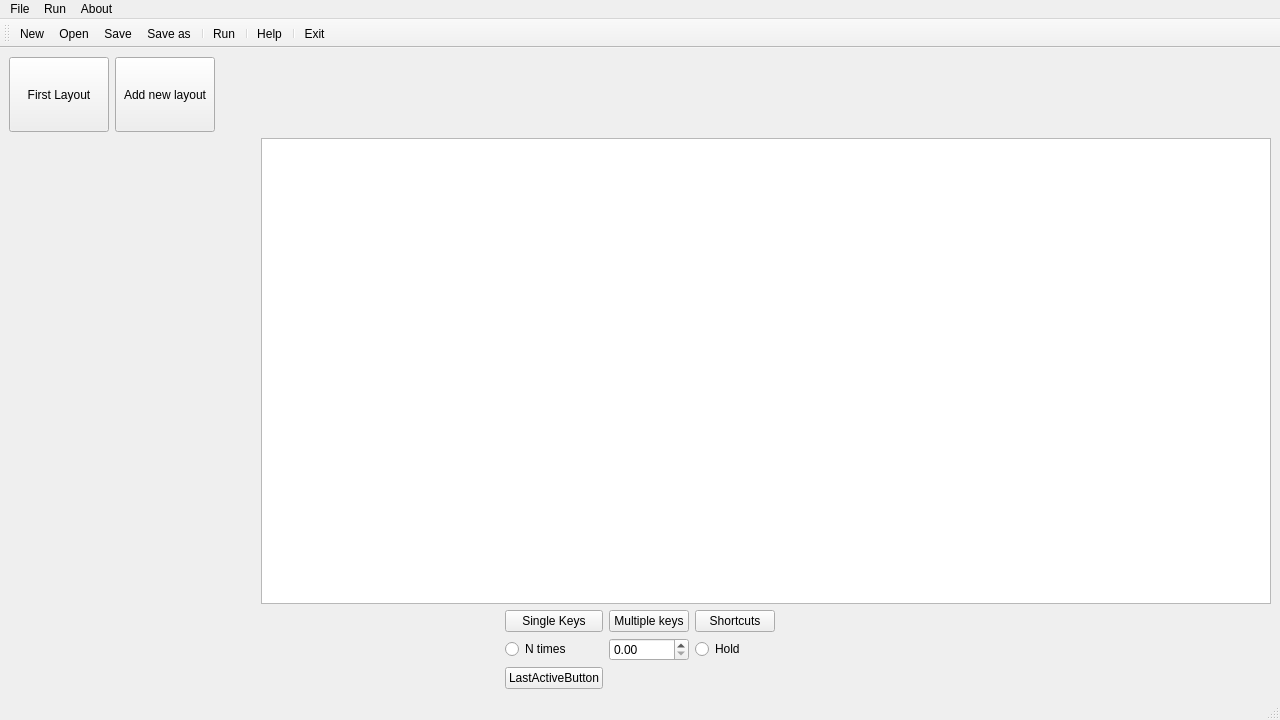
<?xml version="1.0" encoding="UTF-8"?>
<ui version="4.0">
 <class>MainWindow</class>
 <widget class="QMainWindow" name="MainWindow">
  <property name="geometry">
   <rect>
    <x>0</x>
    <y>0</y>
    <width>1280</width>
    <height>720</height>
   </rect>
  </property>
  <property name="minimumSize">
   <size>
    <width>1280</width>
    <height>720</height>
   </size>
  </property>
  <property name="windowTitle">
   <string>SmartKeyboard</string>
  </property>
  <property name="windowIcon">
   <iconset resource="resources.qrc">
    <normaloff>:/resources/keyboard.png</normaloff>:/resources/keyboard.png</iconset>
  </property>
  <widget class="QWidget" name="centralwidget">
   <layout class="QGridLayout" name="gridLayout_2" rowstretch="2,7,3" columnstretch="0">
    <property name="sizeConstraint">
     <enum>QLayout::SetDefaultConstraint</enum>
    </property>
    <item row="1" column="0">
     <layout class="QHBoxLayout" name="mainWidget" stretch="1,10,4">
      <item>
       <layout class="QVBoxLayout" name="Rows" stretch="">
        <property name="spacing">
         <number>0</number>
        </property>
        <property name="sizeConstraint">
         <enum>QLayout::SetDefaultConstraint</enum>
        </property>
       </layout>
      </item>
      <item>
       <layout class="QGridLayout" name="KeyboardSettings">
        <property name="sizeConstraint">
         <enum>QLayout::SetDefaultConstraint</enum>
        </property>
        <property name="spacing">
         <number>0</number>
        </property>
       </layout>
      </item>
      <item>
       <layout class="QVBoxLayout" name="Terminal" stretch="0">
        <property name="spacing">
         <number>0</number>
        </property>
        <property name="sizeConstraint">
         <enum>QLayout::SetDefaultConstraint</enum>
        </property>
        <item>
         <widget class="QListView" name="listView">
          <property name="enabled">
           <bool>true</bool>
          </property>
         </widget>
        </item>
       </layout>
      </item>
     </layout>
    </item>
    <item row="2" column="0">
     <layout class="QGridLayout" name="Settings" columnstretch="0,0,0,0,0">
      <item row="2" column="3">
       <widget class="QRadioButton" name="Hold">
        <property name="text">
         <string>Hold</string>
        </property>
       </widget>
      </item>
      <item row="0" column="2">
       <widget class="QPushButton" name="MultipleKeys">
        <property name="text">
         <string>Multiple keys</string>
        </property>
       </widget>
      </item>
      <item row="2" column="2">
       <widget class="QDoubleSpinBox" name="period"/>
      </item>
      <item row="0" column="1">
       <widget class="QPushButton" name="SingleKeys">
        <property name="text">
         <string>Single Keys</string>
        </property>
       </widget>
      </item>
      <item row="2" column="1">
       <widget class="QRadioButton" name="NTimes">
        <property name="text">
         <string>N times</string>
        </property>
       </widget>
      </item>
      <item row="0" column="0">
       <spacer name="horizontalSpacer_2">
        <property name="orientation">
         <enum>Qt::Horizontal</enum>
        </property>
        <property name="sizeHint" stdset="0">
         <size>
          <width>40</width>
          <height>20</height>
         </size>
        </property>
       </spacer>
      </item>
      <item row="0" column="4">
       <spacer name="horizontalSpacer_3">
        <property name="orientation">
         <enum>Qt::Horizontal</enum>
        </property>
        <property name="sizeHint" stdset="0">
         <size>
          <width>40</width>
          <height>20</height>
         </size>
        </property>
       </spacer>
      </item>
      <item row="0" column="3">
       <widget class="QPushButton" name="ShortCuts">
        <property name="text">
         <string>Shortcuts</string>
        </property>
       </widget>
      </item>
      <item row="3" column="1">
       <widget class="QPushButton" name="ActiveButton">
        <property name="text">
         <string>LastActiveButton</string>
        </property>
       </widget>
      </item>
     </layout>
    </item>
    <item row="0" column="0">
     <layout class="QHBoxLayout" name="LayoutsManager">
      <item>
       <widget class="QPushButton" name="FirstLayout">
        <property name="minimumSize">
         <size>
          <width>100</width>
          <height>75</height>
         </size>
        </property>
        <property name="text">
         <string>First Layout</string>
        </property>
       </widget>
      </item>
      <item>
       <widget class="QPushButton" name="AddLayout">
        <property name="minimumSize">
         <size>
          <width>100</width>
          <height>75</height>
         </size>
        </property>
        <property name="text">
         <string>Add new layout</string>
        </property>
       </widget>
      </item>
      <item>
       <spacer name="horizontalSpacer">
        <property name="orientation">
         <enum>Qt::Horizontal</enum>
        </property>
        <property name="sizeHint" stdset="0">
         <size>
          <width>40</width>
          <height>20</height>
         </size>
        </property>
       </spacer>
      </item>
     </layout>
    </item>
   </layout>
  </widget>
  <widget class="QMenuBar" name="menubar">
   <property name="geometry">
    <rect>
     <x>0</x>
     <y>0</y>
     <width>1280</width>
     <height>21</height>
    </rect>
   </property>
   <widget class="QMenu" name="menufIL">
    <property name="title">
     <string>File</string>
    </property>
    <addaction name="actionNew"/>
    <addaction name="actionOpen"/>
    <addaction name="actionSave"/>
    <addaction name="actionSave_as"/>
    <addaction name="separator"/>
    <addaction name="actionExit"/>
   </widget>
   <widget class="QMenu" name="menuRun">
    <property name="title">
     <string>Run</string>
    </property>
    <addaction name="actionRun"/>
   </widget>
   <widget class="QMenu" name="menuAbout">
    <property name="title">
     <string>About</string>
    </property>
    <addaction name="actionHelp"/>
   </widget>
   <addaction name="menufIL"/>
   <addaction name="menuRun"/>
   <addaction name="menuAbout"/>
  </widget>
  <widget class="QStatusBar" name="statusbar"/>
  <widget class="QToolBar" name="toolBar">
   <property name="windowTitle">
    <string>toolBar</string>
   </property>
   <attribute name="toolBarArea">
    <enum>TopToolBarArea</enum>
   </attribute>
   <attribute name="toolBarBreak">
    <bool>false</bool>
   </attribute>
   <addaction name="actionNew"/>
   <addaction name="actionOpen"/>
   <addaction name="actionSave"/>
   <addaction name="actionSave_as"/>
   <addaction name="separator"/>
   <addaction name="actionRun"/>
   <addaction name="separator"/>
   <addaction name="actionHelp"/>
   <addaction name="separator"/>
   <addaction name="actionExit"/>
  </widget>
  <action name="actionNew">
   <property name="icon">
    <iconset resource="resources.qrc">
     <normaloff>:/resources/create_file.png</normaloff>:/resources/create_file.png</iconset>
   </property>
   <property name="text">
    <string>New</string>
   </property>
   <property name="shortcut">
    <string>Ctrl+N</string>
   </property>
  </action>
  <action name="actionOpen">
   <property name="icon">
    <iconset resource="resources.qrc">
     <normaloff>:/resources/folder.png</normaloff>:/resources/folder.png</iconset>
   </property>
   <property name="text">
    <string>Open</string>
   </property>
   <property name="shortcut">
    <string>Ctrl+O</string>
   </property>
  </action>
  <action name="actionSave">
   <property name="icon">
    <iconset resource="resources.qrc">
     <normaloff>:/resources/save_file.png</normaloff>:/resources/save_file.png</iconset>
   </property>
   <property name="text">
    <string>Save</string>
   </property>
   <property name="shortcut">
    <string>Ctrl+S</string>
   </property>
  </action>
  <action name="actionSave_as">
   <property name="icon">
    <iconset resource="resources.qrc">
     <normaloff>:/resources/save_file_as.png</normaloff>:/resources/save_file_as.png</iconset>
   </property>
   <property name="text">
    <string>Save as</string>
   </property>
   <property name="shortcut">
    <string>Ctrl+Shift+S</string>
   </property>
  </action>
  <action name="actionRun">
   <property name="icon">
    <iconset resource="resources.qrc">
     <normaloff>:/resources/run_file.png</normaloff>:/resources/run_file.png</iconset>
   </property>
   <property name="text">
    <string>Run</string>
   </property>
   <property name="shortcut">
    <string>Ctrl+R</string>
   </property>
  </action>
  <action name="actionHelp">
   <property name="icon">
    <iconset resource="resources.qrc">
     <normaloff>:/resources/help.png</normaloff>:/resources/help.png</iconset>
   </property>
   <property name="text">
    <string>Help</string>
   </property>
   <property name="shortcut">
    <string>Ctrl+S</string>
   </property>
  </action>
  <action name="actionExit">
   <property name="icon">
    <iconset resource="resources.qrc">
     <normaloff>:/resources/logout.png</normaloff>:/resources/logout.png</iconset>
   </property>
   <property name="text">
    <string>Exit</string>
   </property>
   <property name="shortcut">
    <string>Ctrl+Q</string>
   </property>
  </action>
 </widget>
 <resources>
  <include location="resources.qrc"/>
 </resources>
 <connections/>
</ui>
